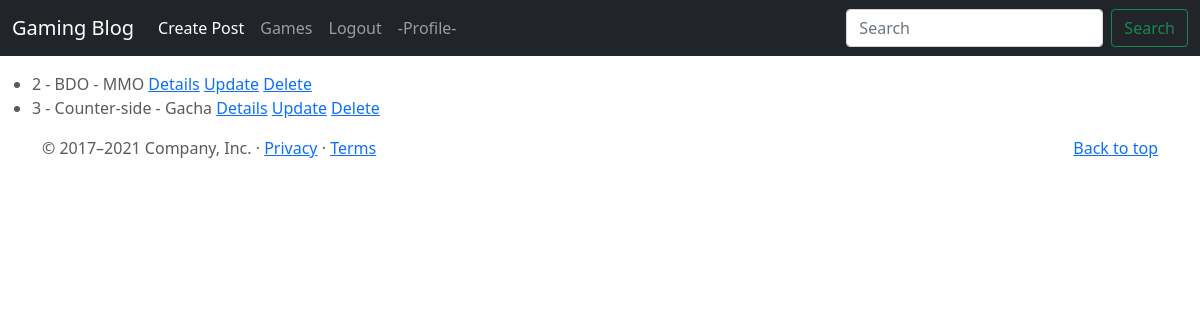
The page /post/list (signed in) on the database as committed earlier.
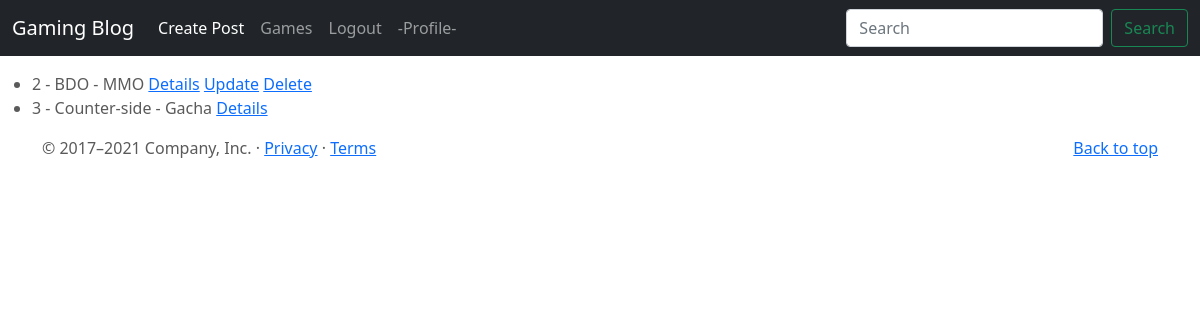
The same page on the database as committed later.
### Games/models.py (models this page shows)
class Post(models.Model):
    game_name = models.CharField(max_length=30)
    game_type = models.CharField(max_length=80)
    game_description = models.CharField(max_length=120)
    game_note = models.CharField(max_length=15)
    owner = models.ForeignKey(to=User, on_delete=models.CASCADE, related_name="owner")
    images = models.ImageField(upload_to="posts", null=True, blank=True)
    created_time = models.DateTimeField(auto_now_add = True)
    def __str__(self):
        return f"{self.id} - {self.game_name} - {self.game_type}"

### Games/views.py (the view)
# urls.py: path('post/list',PostList.as_view(), name='post-list'),
class PostList(ListView):
    model = Post

### Games/templates/Games/post_list.html (shortened to what this page needs)
{% extends "Games/base.html" %}
{% block main %}
<br>
<ul>
{% for post in object_list %}
<li>
    {{post}}
    <a href="{% url 'post-details' post.id %}"> Details</a>
    {% if user.is_authenticated and post.owner == user %}
        <a href="{% url 'post-update' post.id %}"> Update</a>
        <a href="{% url 'post-delete' post.id %}"> Delete</a>
    {% endif %}
</li>
{% endfor %}
</ul>
{% endblock %}

Rows that differ between the two databases and show on the page:
changed Post "3 - Counter-side - Gacha": no longer shows "Update Delete"
